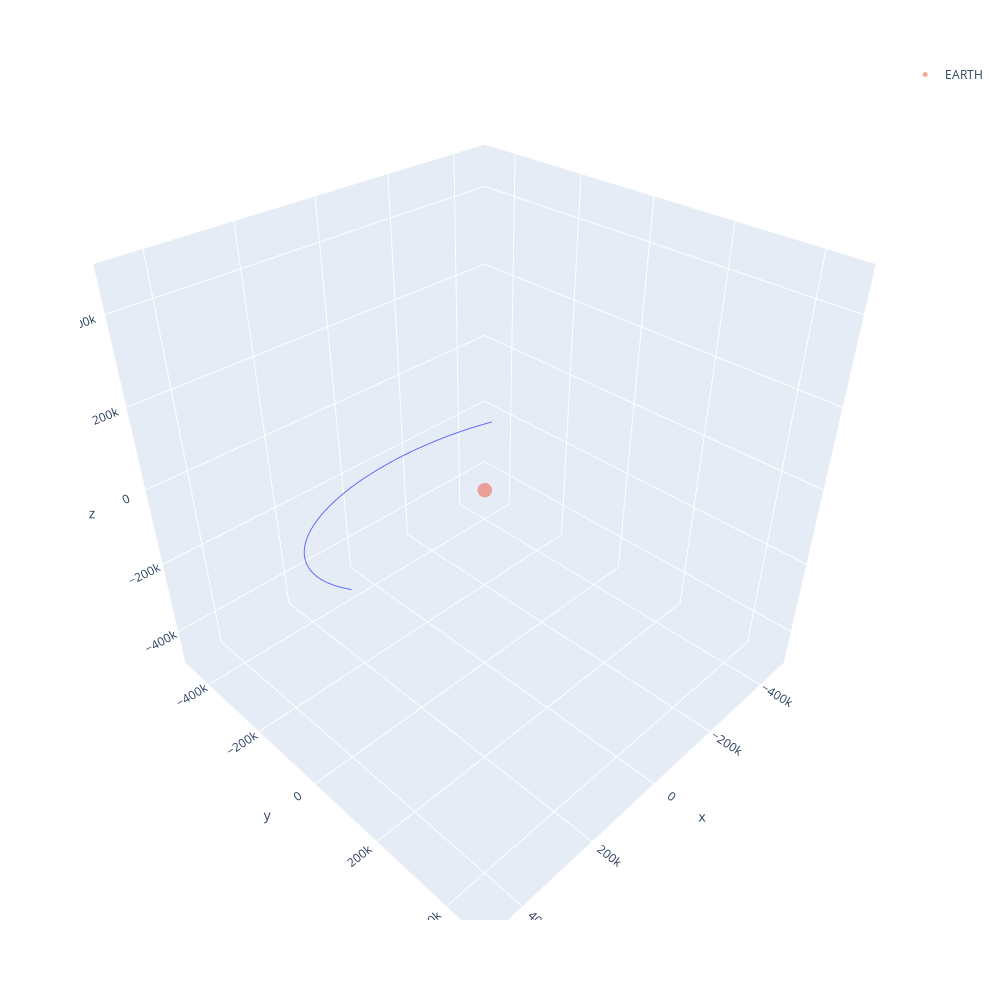

The code cell stored with this chart in its notebook:
### Code cell
# df = nd.array(df)
# print(df[:,0])
fig = px.line_3d(df,
                 x="x",
                 y="y",
                 z="z"
)
fig.add_trace(
    go.Scatter3d(
            x = [0],
            y = [0],
            z = [0],
            mode = 'markers',
            name = 'EARTH',
            marker=dict(
                size=5,  # プロット点のサイズ
                opacity=0.5 # 透過率
            )
        ) 
)
fig.update_layout(
            scene = dict(
                    xaxis = dict(range=[-500000,500000],),
                    yaxis = dict(range=[-500000,500000],),
                    zaxis = dict(range=[-500000,500000],)
            ),
            height = 1000,
            width = 1000
)
fig.show()

### Figure 1 — Plotly figure (JSON) as saved in the notebook; plotly's stock layout.template omitted (floating-point values rounded to 4 significant figures; data arrays with more than 128 entries replaced by an {"elided": "..."} marker saying what was removed)
{"data": [{"hovertemplate": "x=%{x}<br>y=%{y}<br>z=%{z}<extra></extra>", "legendgroup": "", "line": {"color": "#636efa", "dash": "solid"}, "marker": {"symbol": "circle"}, "mode": "lines", "name": "", "scene": "scene", "showlegend": false, "type": "scatter3d", "x": {"elided": "278 float values"}, "y": {"elided": "278 float values"}, "z": {"elided": "278 float values"}}, {"marker": {"opacity": 0.5, "size": 5}, "mode": "markers", "name": "EARTH", "type": "scatter3d", "x": [0], "y": [0], "z": [0]}], "layout": {"height": 1000, "legend": {"tracegroupgap": 0}, "margin": {"t": 60}, "scene": {"domain": {"x": [0, 1], "y": [0, 1]}, "xaxis": {"range": [-500000, 500000], "title": {"text": "x"}}, "yaxis": {"range": [-500000, 500000], "title": {"text": "y"}}, "zaxis": {"range": [-500000, 500000], "title": {"text": "z"}}}, "width": 1000}}
